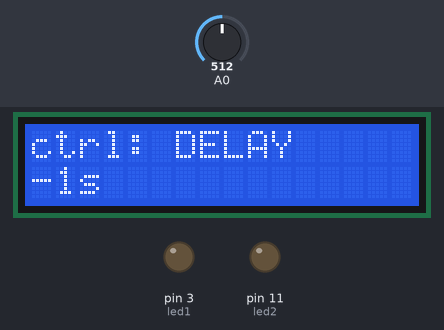
Recording of a sketch running on a simulated Arduino Uno, built with avr-gcc and run on an emulated ATmega328P. Parts: 16×2 character LCD, output pins drawn as LEDs (lit = HIGH). Dashed ring = blinking. The inputs (shaded band) are chosen by the test bench; at power-on: A0 = 512.

Above: at 1.5 s.
2.1 s: A0 set to 538
At 3.6 s:
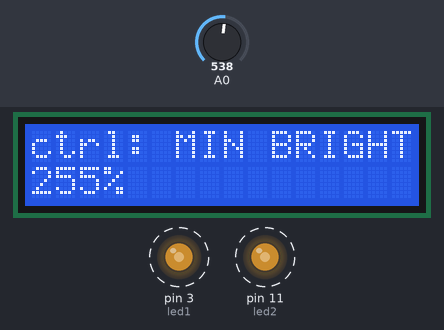
3.7 s: A0 set to 572
At 4.7 s:
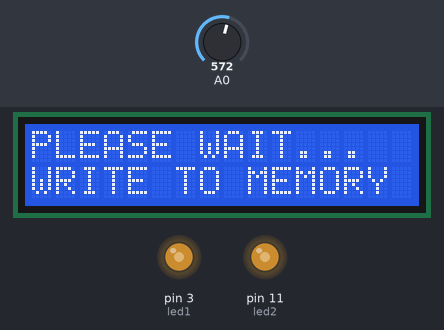
At 7.0 s:
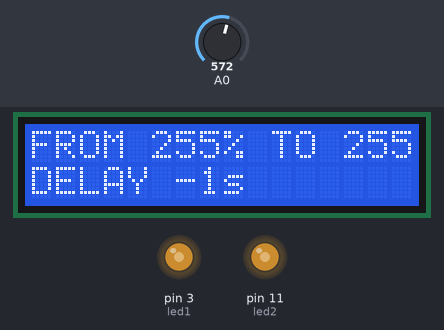
Timing chart, 0 to 8.5 s (numbered marks = the images above; inputs shaded):
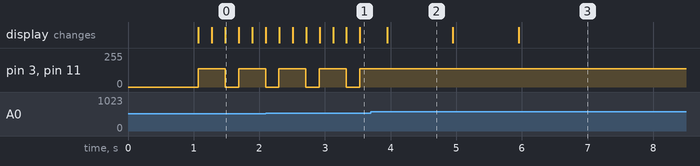

Measured:
- the behaviour switches between 554 and 555 on A0 (found by bisection; images 1 and 2)
- after the input at 3.7 s, pin 3 (led1), pin 11 (led2): stops changing and stays 138/255; the display: changes after 0.25 s (image 2)
- by itself, pin 3 (led1), pin 11 (led2): alternates 138/255 for 0.41 s and 0/255 for 0.20 s
- what the display in image 2 shows lasts 1.0 s, from 3.9 s to 4.9 s

The sketch:

fade-controller.ino
```cpp
// (licence header left out)
#include <EEPROM.h>
#include <LiquidCrystal.h>
#include <math.h>

//
// DEFINITIONS
//

//
// For new Arduino
// Upload the code with writeDefaults set to 1
// then reupload with writeDefaults set to 0
#define writeDefaults 0

// Button Feedbacks
#define btnRIGHT  0
#define btnUP     1
#define btnDOWN   2
#define btnLEFT   3
#define btnSELECT 4
#define btnNONE   5

// Current control modes
#define ctrlNONE      -1
#define ctrlPeriod    0
#define ctrlMaxBright 1
#define ctrlMinBright 2

// EEPROM addresses for values
#define addrMinBright 0
#define addrMaxBright 1
#define addrPeriod    2

// LED strip pins
#define led1  3
#define led2  11

LiquidCrystal lcd(8, 9, 4, 5, 6, 7);

// minimum and maximum brightness values
// (in percent)
float min_brightness = 0.0;
float max_brightness = 1.0;

// fade-in/fade-out time
// (in seconds)
long fade_time = 600;

void setup() {
  pinMode(led1, OUTPUT);
  pinMode(led2, OUTPUT);

  lcd.begin(16, 2);
  Serial.begin(9600);

  lcd.setCursor(0, 0);
  lcd.print("PLEASE WAIT...");
  lcd.setCursor(0, 1);
  lcd.print("READ FRM MEMORY");
  delay(1000);

  int exitLoop = 0;
  int currentControl = ctrlNONE;

  if (!writeDefaults) {
    min_brightness = EEPROM.read(addrMinBright) / 100.0;
    max_brightness = EEPROM.read(addrMaxBright) / 100.0;
    fade_time = EEPROMReadlong(addrPeriod);
  } else {
    exitLoop = 1;
    EEPROMWriteDefaults();
  }

  while (!exitLoop) {
    int btn = getLCDButton();

    if (millis() > 60000)
      exitLoop = 1;

    if (btn != btnNONE) {
      switch (btn) {
        case btnRIGHT:
          switch (currentControl) {
            case ctrlNONE:
              currentControl = ctrlPeriod;
              break;
            case ctrlPeriod:
              currentControl = ctrlMaxBright;
              break;
            case ctrlMaxBright:
              currentControl = ctrlMinBright;
              break;
            case ctrlMinBright:
              currentControl = ctrlPeriod;
              break;
          }
          break;
        case btnLEFT:
          switch (currentControl) {
            case ctrlNONE:
              currentControl = ctrlMinBright;
              break;
            case ctrlPeriod:
              currentControl = ctrlMinBright;
              break;
            case ctrlMaxBright:
              currentControl = ctrlPeriod;
              break;
            case ctrlMinBright:
              currentControl = ctrlMaxBright;
              break;
          }
          break;
        case btnUP:
          switch (currentControl) {
            case ctrlPeriod:
              fade_time = constrain(fade_time + 5, 0, 20000);
              break;
            case ctrlMaxBright:
              max_brightness = constrain(max_brightness + 0.01, min_brightness, 1.0);
              break;
            case ctrlMinBright:
              min_brightness = constrain(min_brightness + 0.01, 0.0, max_brightness);
              break;
          }
          break;
        case btnDOWN:
          switch (currentControl) {
            case ctrlPeriod:
              fade_time = constrain(fade_time - 5, 0, 20000);
              break;
            case ctrlMaxBright:
              max_brightness = constrain(max_brightness - 0.01, min_brightness, 1.0);
              break;
            case ctrlMinBright:
              min_brightness = constrain(min_brightness - 0.01, 0.0, max_brightness);
              break;
          }
          break;
        case btnSELECT:
          exitLoop = 1;
          break;
      }
    }

    lcd.clear();
    lcd.setCursor(0, 0);
    switch (currentControl) {
      case ctrlNONE:
        analogWrite(led1, 0);
        analogWrite(led2, 0);
        lcd.print("SELECT CTRL MODE");
        lcd.setCursor(0, 1);
        lcd.print("   use < or >");
        break;
      case ctrlPeriod:
        analogWrite(led1, 0);
        analogWrite(led2, 0);
        lcd.print("ctrl: DELAY");
        lcd.setCursor(0, 1);
        lcd.print(String(int(fade_time), DEC) + "s");
        break;
      case ctrlMaxBright:
        analogWrite(led1, max_brightness * 255);
        analogWrite(led2, max_brightness * 255);
        lcd.print("ctrl: MAX BRIGHT");
        lcd.setCursor(0, 1);
        lcd.print(String(int(max_brightness * 100), DEC) + "%");
        break;
      case ctrlMinBright:
        analogWrite(led1, min_brightness * 255);
        analogWrite(led2, min_brightness * 255);
        lcd.print("ctrl: MIN BRIGHT");
        lcd.setCursor(0, 1);
        lcd.print(String(int(min_brightness * 100), DEC) + "%");
    }

    delay(200);

  }


  lcd.clear();
  lcd.setCursor(0, 0);
  lcd.print("PLEASE WAIT...");
  lcd.setCursor(0, 1);
  lcd.print("WRITE TO MEMORY");

  EEPROM.update(addrMinBright, int(min_brightness * 100));
  EEPROM.update(addrMaxBright, int(max_brightness * 100));
  EEPROMWritelong(addrPeriod, fade_time);
  delay(1000);

  lcd.clear();
  lcd.setCursor(0, 0);
  lcd.print("DONE!");
  delay(1000);

  lcd.clear();
  lcd.setCursor(0, 0);
  lcd.print("FROM " +
            String(int(min_brightness * 100), DEC) +
            "% TO " +
            String(int(max_brightness * 100), DEC) +
            "%");
  lcd.setCursor(0, 1);
  lcd.print("DELAY " +
            String(int(fade_time), DEC) + "s");

}

void loop() {
  for (long i = 0; i < fade_time * 1000; i++) {
    double t = 1.5 * PI + (double(i) / double(fade_time * 1000)) * 2 * PI;
    //    Serial.println(t);
    double out_range = (max_brightness - min_brightness) * 255;
    double out = min_brightness * 255 + pulse(t) * out_range;

    analogWrite(led1, out);
    analogWrite(led2, out);
    delay(1);
  }
}

float breathe(float x) {
  return (exp(sin(x - PI)) - exp(sin(PI/2.0)))/(exp(sin(1.5*PI)) - exp(sin(0.5*PI)));
}

float pulse(float x) {
  return (sin(x) + 1) / 2.0;
}

void EEPROMWriteDefaults() {
  EEPROM.write(addrMinBright, int(min_brightness * 100));
  EEPROM.write(addrMaxBright, int(max_brightness * 100));
  EEPROMWritelong(addrPeriod, fade_time);
}

int getLCDButton() {
  int adc_key_in = analogRead(0);

  /*
     The button values are centered on:
     0000 - right
     0100 - up
     0256 - down
     0410 - left
     0640 - select
     1023 - none
  */

  if (adc_key_in > 1000) return btnNONE;
  if (adc_key_in < 50)   return btnRIGHT;
  if (adc_key_in < 195)  return btnUP;
  if (adc_key_in < 380)  return btnDOWN;
  if (adc_key_in < 555)  return btnLEFT;
  if (adc_key_in < 790)  return btnSELECT;

  return btnNONE;
}

void EEPROMWritelong(int address, long value)
{
  // Decomposition from a long to 4 bytes by using bitshift.
  byte p4 = (value & 0xFF);
  byte p3 = ((value >> 8) & 0xFF);
  byte p2 = ((value >> 16) & 0xFF);
  byte p1 = ((value >> 24) & 0xFF);

  EEPROM.update(address + 0, p4);
  EEPROM.update(address + 1, p3);
  EEPROM.update(address + 2, p2);
  EEPROM.update(address + 3, p1);
}

long EEPROMReadlong(long address)
{
  //Read the 4 bytes from the eeprom memory.
  long p4 = EEPROM.read(address);
  long p3 = EEPROM.read(address + 1);
  long p2 = EEPROM.read(address + 2);
  long p1 = EEPROM.read(address + 3);

  // Return the recomposed long by using bitshift.
  return ((p4 << 0) & 0xFF) +
         ((p3 << 8) & 0xFFFF) +
         ((p2 << 16) & 0xFFFFFF) +
         ((p1 << 24) & 0xFFFFFFFF);
}
```
